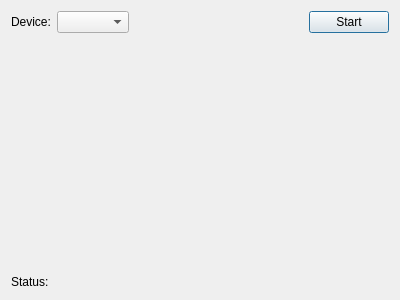
<?xml version="1.0" encoding="UTF-8"?>
<ui version="4.0">
 <class>WebcamViewDialog</class>
 <widget class="QDialog" name="WebcamViewDialog">
  <property name="geometry">
   <rect>
    <x>0</x>
    <y>0</y>
    <width>400</width>
    <height>300</height>
   </rect>
  </property>
  <property name="windowTitle">
   <string>Webcam view</string>
  </property>
  <layout class="QVBoxLayout" name="verticalLayout">
   <item>
    <layout class="QHBoxLayout" name="horizontalLayout">
     <item>
      <widget class="QLabel" name="label_2">
       <property name="text">
        <string>Device:</string>
       </property>
      </widget>
     </item>
     <item>
      <widget class="QComboBox" name="comboBoxDevice"/>
     </item>
     <item>
      <spacer name="horizontalSpacer">
       <property name="orientation">
        <enum>Qt::Horizontal</enum>
       </property>
       <property name="sizeHint" stdset="0">
        <size>
         <width>40</width>
         <height>20</height>
        </size>
       </property>
      </spacer>
     </item>
     <item>
      <widget class="QPushButton" name="pushButtonStart">
       <property name="text">
        <string>Start</string>
       </property>
      </widget>
     </item>
    </layout>
   </item>
   <item>
    <widget class="QLabel" name="label">
     <property name="text">
      <string/>
     </property>
     <property name="alignment">
      <set>Qt::AlignCenter</set>
     </property>
    </widget>
   </item>
   <item>
    <widget class="QLabel" name="labelStatus">
     <property name="sizePolicy">
      <sizepolicy hsizetype="Preferred" vsizetype="Maximum">
       <horstretch>0</horstretch>
       <verstretch>0</verstretch>
      </sizepolicy>
     </property>
     <property name="text">
      <string>Status:</string>
     </property>
    </widget>
   </item>
  </layout>
 </widget>
 <resources/>
 <connections/>
</ui>
